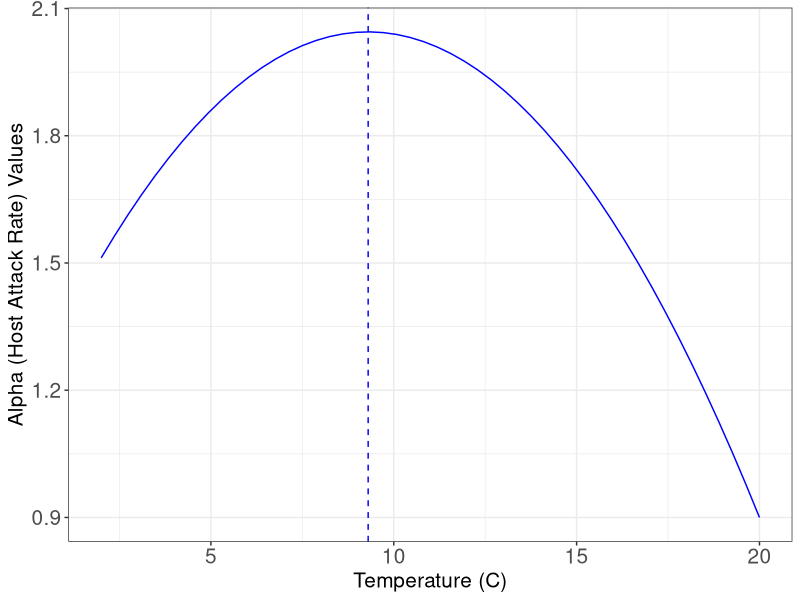
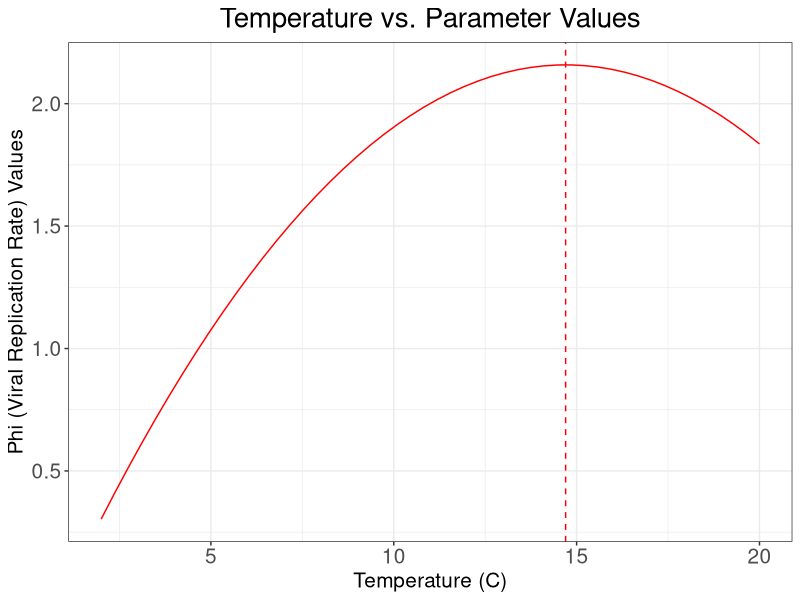

Write R code to recreate these figures, in order.
# Estimating the Effect of Temperature on Certain Parameters:

library(ggplot2)
library(gridExtra)

# Thermal Performance Curve using a Quadratic function: 
# param = (-q * [temperature - t_min][temperature - t_max])

# Generate temperatures

temperatures <- seq(2, 20, length.out = 50)

################################################################################
# Estimating the Range of Parameter Phi (Viral Replication Rate)
################################################################################

estimate_phi <- function(temperature, q_phi, tmin_phi, tmax_phi) {
  # Quadratic equation
  phi <- pmax(-q_phi * (temperature - tmin_phi) * (temperature - tmax_phi), 0) 
  return(phi)
}

# Set q for phi
q_phi <- 0.0115
# Set temperature range
tmin_phi <- 1
tmax_phi <- 28.4

# Calculate corresponding values of phi
phi_values <- estimate_phi(temperatures, q_phi, tmin_phi, tmax_phi)

# Peak value of the phi Parameter
temp_peak_phi <- (tmin_phi + tmax_phi) / 2
peak_phi <- estimate_phi(temp_peak_phi, q_phi, tmin_phi, tmax_phi)


################################################################################
# Estimating the Range of Parameter Alpha (Mass-action Attack Rate)
################################################################################

estimate_alpha <- function(temperature, q_alpha, tmin_alpha, tmax_alpha){
  # Quadratic Equation
  alpha <- pmax(-q_alpha * (temperature - tmin_alpha) * (temperature - tmax_alpha), 0)
  return(alpha)
}

# Set q value for alpha 
q_alpha <- 0.01
# Set temperature range
tmin_alpha <- -5
tmax_alpha <- 23.6

# Calculate corresponding values of alpha
alpha_values <- estimate_alpha(temperatures, q_alpha, tmin_alpha, tmax_alpha)

# Peak value of the alpha Parameter
temp_peak_alpha <- (tmin_alpha + tmax_alpha) / 2
peak_alpha <- estimate_alpha(temp_peak_alpha, q_alpha, tmin_alpha, tmax_alpha)

 
################################################################################
# Estimating the Range of Parameter Psi (Immune Growth Rate in Response to Virus)
################################################################################

estimate_psi <- function(temperature, q_psi, tmin_psi, tmax_psi){
  # Quadratic Equation
  psi <- pmax(-q_psi * (temperature - tmin_psi) * (temperature - tmax_psi), 0)
  return(psi)
}

# Set q value for psi 
q_psi <- 0.0041
# Set temperature range
tmin_psi <- 1
tmax_psi <- 28

# Calculate corresponding values of alpha
psi_values <- estimate_psi(temperatures, q_psi, tmin_psi, tmax_psi)

# Peak value of the alpha Parameter
temp_peak_psi <- (tmin_psi + tmax_psi) / 2
peak_psi <- estimate_psi(temp_peak_psi, q_psi, tmin_psi, tmax_psi)


################################################################################
# Plotting Parameter range over Temperature
################################################################################


plot_data <- data.frame(Temperature = temperatures,
                        Phi = phi_values, 
                        Alpha = alpha_values)
                        #Psi = psi_values)

# Plot Phi Values
phi_plot <- ggplot(plot_data, aes(x = Temperature, y = Phi)) +
  geom_line(color = "red") + 
  labs(x = "Temperature (C)", y = "Phi (Viral Replication Rate) Values") + 
  geom_vline(xintercept = temp_peak_phi, color = "red", linetype = "dashed") + 
  #geom_hline(yintercept = 2.2, color = "red", linetype = "dashed") + 
  #geom_hline(yintercept = 2.55, color = "red", linetype = "dashed") +
  theme_bw() +
  ggtitle("Temperature vs. Parameter Values") +
  theme(plot.title = element_text(hjust = 0.5)) +
  theme(plot.title = element_text(size = 20)) + 
  theme(axis.text = element_text(size = 15)) + 
  theme(axis.title = element_text(size = 15))

# Plot Alpha Values
alpha_plot <- ggplot(plot_data, aes(x = Temperature, y = Alpha)) +
  geom_line(color = "blue") + 
  labs(x = "Temperature (C)", y = "Alpha (Host Attack Rate) Values") + 
  geom_vline(xintercept = temp_peak_alpha, color = "blue", linetype = "dashed") + 
  #geom_hline(yintercept = 1.75, color = "blue", linetype = "dashed") + 
  #geom_hline(yintercept = 2.0, color = "blue", linetype = "dashed") + 
  theme_bw() + 
  theme(axis.text = element_text(size = 15)) + 
  theme(axis.title = element_text(size = 15))

# Plot Psi Values
#psi_plot <- ggplot(plot_data, aes(x = Temperature, y = Psi)) + 
#  geom_line(color = "green") + 
#  labs(x = "Temperature (C)", y = "Psi (Immune Response to Virus) Values") + 
#  geom_vline(xintercept = temp_peak_psi, color = "green", linetype = "dashed") +
  #geom_hline(yintercept = 0.9, color = "green", linetype = "dashed") + 
  #geom_hline(yintercept = 1.25, color = "green", linetype = "dashed") + 
#  theme_bw() + 
#  theme(axis.text = element_text(size = 15)) + 
#  theme(axis.title = element_text(size = 15))


# combined_plots <- grid.arrange(phi_plot, alpha_plot, ncol = 1)


#ggsave("phi_alpha_plots.png", 
#       combined_plots, 
#       width = 10, height = 14, dpi = 300)
